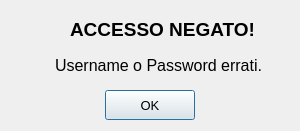
<?xml version="1.0" encoding="UTF-8"?>
<ui version="4.0">
 <class>Dialog_Error_Login</class>
 <widget class="QDialog" name="Dialog_Error_Login">
  <property name="windowModality">
   <enum>Qt::NonModal</enum>
  </property>
  <property name="geometry">
   <rect>
    <x>0</x>
    <y>0</y>
    <width>300</width>
    <height>131</height>
   </rect>
  </property>
  <property name="minimumSize">
   <size>
    <width>300</width>
    <height>131</height>
   </size>
  </property>
  <property name="maximumSize">
   <size>
    <width>300</width>
    <height>131</height>
   </size>
  </property>
  <property name="windowTitle">
   <string>Error</string>
  </property>
  <property name="windowIcon">
   <iconset>
    <normaloff>resources/logo/logo_small_icon_only_inverted.png</normaloff>resources/logo/logo_small_icon_only_inverted.png</iconset>
  </property>
  <property name="whatsThis">
   <string>Errore di autentificazione. Controllare Username e Password, o consultare l'admin per la loro reimpostazione.</string>
  </property>
  <property name="accessibleName">
   <string/>
  </property>
  <property name="accessibleDescription">
   <string/>
  </property>
  <property name="layoutDirection">
   <enum>Qt::LeftToRight</enum>
  </property>
  <property name="sizeGripEnabled">
   <bool>false</bool>
  </property>
  <property name="modal">
   <bool>false</bool>
  </property>
  <widget class="QLabel" name="label_2">
   <property name="geometry">
    <rect>
     <x>70</x>
     <y>10</y>
     <width>186</width>
     <height>39</height>
    </rect>
   </property>
   <property name="font">
    <font>
     <family>Arial</family>
     <pointsize>14</pointsize>
     <bold>true</bold>
    </font>
   </property>
   <property name="text">
    <string>ACCESSO NEGATO!</string>
   </property>
  </widget>
  <widget class="QLabel" name="label_3">
   <property name="geometry">
    <rect>
     <x>55</x>
     <y>40</y>
     <width>208</width>
     <height>51</height>
    </rect>
   </property>
   <property name="font">
    <font>
     <family>Arial</family>
     <pointsize>12</pointsize>
    </font>
   </property>
   <property name="text">
    <string>Username o Password errati.</string>
   </property>
  </widget>
  <widget class="QLabel" name="label">
   <property name="geometry">
    <rect>
     <x>-20</x>
     <y>10</y>
     <width>81</width>
     <height>41</height>
    </rect>
   </property>
   <property name="whatsThis">
    <string/>
   </property>
   <property name="text">
    <string/>
   </property>
   <property name="pixmap">
    <pixmap>resources/Error and Allert/cross_error_rosso.png</pixmap>
   </property>
  </widget>
  <widget class="QPushButton" name="pushButton_OK_Error">
   <property name="geometry">
    <rect>
     <x>105</x>
     <y>90</y>
     <width>90</width>
     <height>30</height>
    </rect>
   </property>
   <property name="font">
    <font>
     <family>Arial</family>
     <pointsize>10</pointsize>
    </font>
   </property>
   <property name="text">
    <string>OK</string>
   </property>
   <property name="shortcut">
    <string>Return</string>
   </property>
  </widget>
 </widget>
 <resources>
  <include location="resources/Error and Allert/Resource_Error.qrc"/>
  <include location="resources/logo/Resource_logo.qrc"/>
  <include location="resources/Error and Allert/Resource_Error.qrc"/>
 </resources>
 <connections>
  <connection>
   <sender>pushButton_OK_Error</sender>
   <signal>clicked()</signal>
   <receiver>Dialog_Error_Login</receiver>
   <slot>reject()</slot>
   <hints>
    <hint type="sourcelabel">
     <x>155</x>
     <y>106</y>
    </hint>
    <hint type="destinationlabel">
     <x>253</x>
     <y>99</y>
    </hint>
   </hints>
  </connection>
 </connections>
</ui>
